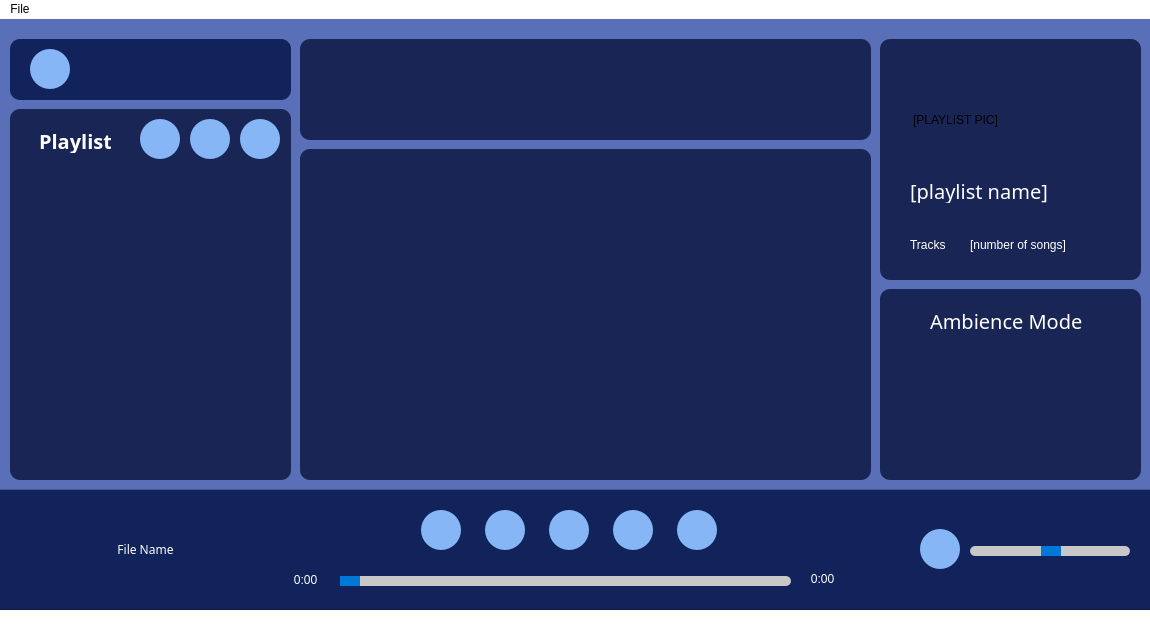
<?xml version="1.0" encoding="UTF-8"?>
<ui version="4.0">
 <class>MainWindow</class>
 <widget class="QMainWindow" name="MainWindow">
  <property name="geometry">
   <rect>
    <x>0</x>
    <y>0</y>
    <width>1150</width>
    <height>638</height>
   </rect>
  </property>
  <property name="windowTitle">
   <string>MainWindow</string>
  </property>
  <property name="styleSheet">
   <string notr="true">background-color: white;</string>
  </property>
  <widget class="QWidget" name="centralwidget">
   <widget class="QFrame" name="frame_AudioControl">
    <property name="geometry">
     <rect>
      <x>-10</x>
      <y>470</y>
      <width>1171</width>
      <height>121</height>
     </rect>
    </property>
    <property name="styleSheet">
     <string notr="true">background-color: #11235A;
</string>
    </property>
    <property name="frameShape">
     <enum>QFrame::StyledPanel</enum>
    </property>
    <property name="frameShadow">
     <enum>QFrame::Raised</enum>
    </property>
    <widget class="QPushButton" name="toggleButton_PlayPause">
     <property name="geometry">
      <rect>
       <x>559</x>
       <y>21</y>
       <width>40</width>
       <height>40</height>
      </rect>
     </property>
     <property name="maximumSize">
      <size>
       <width>40</width>
       <height>40</height>
      </size>
     </property>
     <property name="styleSheet">
      <string notr="true">QPushButton {
    border: none;
    border-radius: 20px; 
    background-color: #86B6F6;
    color: rgb(52, 51, 64);
    min-width: 40px; 
    max-width: 40px;
    min-height: 40px;
    max-height: 40px;
    padding: 0px;
}
</string>
     </property>
     <property name="text">
      <string/>
     </property>
    </widget>
    <widget class="QPushButton" name="pushButton_Back">
     <property name="geometry">
      <rect>
       <x>495</x>
       <y>21</y>
       <width>40</width>
       <height>40</height>
      </rect>
     </property>
     <property name="maximumSize">
      <size>
       <width>40</width>
       <height>40</height>
      </size>
     </property>
     <property name="styleSheet">
      <string notr="true">QPushButton {
    border: none;
    border-radius: 20px; /* Adjust the border-radius for a smaller circle */
    background-color: #86B6F6;
    color: rgb(52, 51, 64);
    min-width: 40px;    /* Adjust the size of the button */
    max-width: 40px;
    min-height: 40px;
    max-height: 40px;
    padding: 0px;
}
</string>
     </property>
     <property name="text">
      <string/>
     </property>
    </widget>
    <widget class="QPushButton" name="pushButton_Skip">
     <property name="geometry">
      <rect>
       <x>623</x>
       <y>21</y>
       <width>40</width>
       <height>40</height>
      </rect>
     </property>
     <property name="maximumSize">
      <size>
       <width>40</width>
       <height>40</height>
      </size>
     </property>
     <property name="styleSheet">
      <string notr="true">QPushButton {
    border: none;
    border-radius: 20px; /* Adjust the border-radius for a smaller circle */
    background-color: #86B6F6;
    color: rgb(52, 51, 64);
    min-width: 40px;    /* Adjust the size of the button */
    max-width: 40px;
    min-height: 40px;
    max-height: 40px;
    padding: 0px;
}
</string>
     </property>
     <property name="text">
      <string/>
     </property>
    </widget>
    <widget class="QPushButton" name="pushButton_Loop">
     <property name="geometry">
      <rect>
       <x>687</x>
       <y>21</y>
       <width>40</width>
       <height>40</height>
      </rect>
     </property>
     <property name="maximumSize">
      <size>
       <width>40</width>
       <height>40</height>
      </size>
     </property>
     <property name="styleSheet">
      <string notr="true">QPushButton {
    border: none;
    border-radius: 20px; /* Adjust the border-radius for a smaller circle */
    background-color: #86B6F6;
    color: rgb(52, 51, 64);
    min-width: 40px;    /* Adjust the size of the button */
    max-width: 40px;
    min-height: 40px;
    max-height: 40px;
    padding: 0px;
}
</string>
     </property>
     <property name="text">
      <string/>
     </property>
    </widget>
    <widget class="QPushButton" name="pushButton_Shuffle">
     <property name="geometry">
      <rect>
       <x>431</x>
       <y>21</y>
       <width>40</width>
       <height>40</height>
      </rect>
     </property>
     <property name="maximumSize">
      <size>
       <width>40</width>
       <height>40</height>
      </size>
     </property>
     <property name="styleSheet">
      <string notr="true">QPushButton {
    border: none;
    border-radius: 20px; /* Adjust the border-radius for a smaller circle */
    background-color: #86B6F6;
    color: rgb(52, 51, 64);
    min-width: 40px;    /* Adjust the size of the button */
    max-width: 40px;
    min-height: 40px;
    max-height: 40px;
    padding: 0px;
}
</string>
     </property>
     <property name="text">
      <string/>
     </property>
    </widget>
    <widget class="QPushButton" name="toggleButton_Mute">
     <property name="geometry">
      <rect>
       <x>930</x>
       <y>40</y>
       <width>40</width>
       <height>40</height>
      </rect>
     </property>
     <property name="maximumSize">
      <size>
       <width>40</width>
       <height>40</height>
      </size>
     </property>
     <property name="styleSheet">
      <string notr="true">QPushButton {
    border: none;
    border-radius: 20px; /* Adjust the border-radius for a smaller circle */
    background-color: #86B6F6;
    color: rgb(52, 51, 64);
    min-width: 40px;    /* Adjust the size of the button */
    max-width: 40px;
    min-height: 40px;
    max-height: 40px;
    padding: 0px;
}
</string>
     </property>
     <property name="text">
      <string/>
     </property>
    </widget>
    <widget class="QSlider" name="slider_SongVolume">
     <property name="geometry">
      <rect>
       <x>980</x>
       <y>50</y>
       <width>160</width>
       <height>25</height>
      </rect>
     </property>
     <property name="styleSheet">
      <string notr="true">QSlider::groove:horizontal {
                border: none;
                background-color: rgb(200, 200, 200);
                height: 10px;
                border-radius: 5px;
   }
QSlider::handle:horizontal {
                background-color: rgb(0, 120, 215);
                width: 20px;
                border-radius: 10px;
  }</string>
     </property>
     <property name="value">
      <number>50</number>
     </property>
     <property name="orientation">
      <enum>Qt::Horizontal</enum>
     </property>
    </widget>
    <widget class="QSlider" name="slider_SongProgress">
     <property name="geometry">
      <rect>
       <x>350</x>
       <y>80</y>
       <width>451</width>
       <height>25</height>
      </rect>
     </property>
     <property name="styleSheet">
      <string notr="true">QSlider::groove:horizontal {
                border: none;
                background-color: rgb(200, 200, 200);
                height: 10px;
                border-radius: 5px;
   }
QSlider::handle:horizontal {
                background-color: rgb(0, 120, 215);
                width: 20px;
                border-radius: 10px;
  }</string>
     </property>
     <property name="orientation">
      <enum>Qt::Horizontal</enum>
     </property>
    </widget>
    <widget class="QLabel" name="label_CurrentSongDuration">
     <property name="geometry">
      <rect>
       <x>290</x>
       <y>80</y>
       <width>51</width>
       <height>21</height>
      </rect>
     </property>
     <property name="styleSheet">
      <string notr="true">color: rgb(255,255,255);</string>
     </property>
     <property name="text">
      <string>0:00</string>
     </property>
     <property name="alignment">
      <set>Qt::AlignCenter</set>
     </property>
    </widget>
    <widget class="QLabel" name="label_TotalSongDuration">
     <property name="geometry">
      <rect>
       <x>807</x>
       <y>80</y>
       <width>51</width>
       <height>20</height>
      </rect>
     </property>
     <property name="styleSheet">
      <string notr="true">color: rgb(255,255,255);</string>
     </property>
     <property name="text">
      <string>0:00</string>
     </property>
     <property name="alignment">
      <set>Qt::AlignCenter</set>
     </property>
    </widget>
    <widget class="QLabel" name="label_fileName">
     <property name="geometry">
      <rect>
       <x>20</x>
       <y>50</y>
       <width>271</width>
       <height>20</height>
      </rect>
     </property>
     <property name="font">
      <font>
       <family>STHeiti</family>
      </font>
     </property>
     <property name="styleSheet">
      <string notr="true">color: rgb(255,255,255);</string>
     </property>
     <property name="text">
      <string>File Name</string>
     </property>
     <property name="alignment">
      <set>Qt::AlignCenter</set>
     </property>
    </widget>
    <zorder>toggleButton_PlayPause</zorder>
    <zorder>pushButton_Back</zorder>
    <zorder>pushButton_Skip</zorder>
    <zorder>pushButton_Loop</zorder>
    <zorder>pushButton_Shuffle</zorder>
    <zorder>toggleButton_Mute</zorder>
    <zorder>slider_SongVolume</zorder>
    <zorder>label_CurrentSongDuration</zorder>
    <zorder>label_TotalSongDuration</zorder>
    <zorder>slider_SongProgress</zorder>
    <zorder>label_fileName</zorder>
   </widget>
   <widget class="QFrame" name="frame_2">
    <property name="geometry">
     <rect>
      <x>-20</x>
      <y>-80</y>
      <width>1181</width>
      <height>551</height>
     </rect>
    </property>
    <property name="styleSheet">
     <string notr="true">background-color: #596FB7</string>
    </property>
    <property name="frameShape">
     <enum>QFrame::StyledPanel</enum>
    </property>
    <property name="frameShadow">
     <enum>QFrame::Raised</enum>
    </property>
    <widget class="QFrame" name="frame_Playlist">
     <property name="geometry">
      <rect>
       <x>30</x>
       <y>170</y>
       <width>281</width>
       <height>371</height>
      </rect>
     </property>
     <property name="styleSheet">
      <string notr="true">background-color: #192655;
border-radius: 10px;</string>
     </property>
     <property name="frameShape">
      <enum>QFrame::StyledPanel</enum>
     </property>
     <property name="frameShadow">
      <enum>QFrame::Raised</enum>
     </property>
     <widget class="QLabel" name="label_Playlist">
      <property name="geometry">
       <rect>
        <x>30</x>
        <y>20</y>
        <width>71</width>
        <height>24</height>
       </rect>
      </property>
      <property name="font">
       <font>
        <family>STHeiti</family>
        <pointsize>-1</pointsize>
        <bold>true</bold>
       </font>
      </property>
      <property name="styleSheet">
       <string notr="true">font-size: 20px;
 color: rgb(255, 255, 255);

</string>
      </property>
      <property name="text">
       <string>Playlist</string>
      </property>
      <property name="alignment">
       <set>Qt::AlignCenter</set>
      </property>
     </widget>
     <widget class="QPushButton" name="pushButton_AddPlaylist">
      <property name="geometry">
       <rect>
        <x>180</x>
        <y>10</y>
        <width>40</width>
        <height>40</height>
       </rect>
      </property>
      <property name="maximumSize">
       <size>
        <width>40</width>
        <height>40</height>
       </size>
      </property>
      <property name="styleSheet">
       <string notr="true">QPushButton {
    border: none;
    border-radius: 20px; /* Adjust the border-radius for a smaller circle */
    background-color: #86B6F6;
    color: rgb(52, 51, 64);
    min-width: 40px;    /* Adjust the size of the button */
    max-width: 40px;
    min-height: 40px;
    max-height: 40px;
    padding: 0px;
}
</string>
      </property>
      <property name="text">
       <string/>
      </property>
     </widget>
     <widget class="QPushButton" name="pushButton_RemovePlaylist">
      <property name="geometry">
       <rect>
        <x>230</x>
        <y>10</y>
        <width>40</width>
        <height>40</height>
       </rect>
      </property>
      <property name="maximumSize">
       <size>
        <width>40</width>
        <height>40</height>
       </size>
      </property>
      <property name="styleSheet">
       <string notr="true">QPushButton {
    border: none;
    border-radius: 20px; /* Adjust the border-radius for a smaller circle */
    background-color: #86B6F6;
    color: rgb(52, 51, 64);
    min-width: 40px;    /* Adjust the size of the button */
    max-width: 40px;
    min-height: 40px;
    max-height: 40px;
    padding: 0px;
}
</string>
      </property>
      <property name="text">
       <string/>
      </property>
     </widget>
     <widget class="QListWidget" name="listWidget_Playlist">
      <property name="geometry">
       <rect>
        <x>20</x>
        <y>70</y>
        <width>241</width>
        <height>271</height>
       </rect>
      </property>
      <property name="font">
       <font>
        <pointsize>15</pointsize>
       </font>
      </property>
      <property name="styleSheet">
       <string notr="true">color: rgb(255, 255, 255);</string>
      </property>
     </widget>
     <widget class="QPushButton" name="pushButton_Songs">
      <property name="geometry">
       <rect>
        <x>130</x>
        <y>10</y>
        <width>40</width>
        <height>40</height>
       </rect>
      </property>
      <property name="maximumSize">
       <size>
        <width>40</width>
        <height>40</height>
       </size>
      </property>
      <property name="styleSheet">
       <string notr="true">QPushButton {
    border: none;
    border-radius: 20px; /* Adjust the border-radius for a smaller circle */
    background-color: #86B6F6;
    color: rgb(52, 51, 64);
    min-width: 40px;    /* Adjust the size of the button */
    max-width: 40px;
    min-height: 40px;
    max-height: 40px;
    padding: 0px;
}
</string>
      </property>
      <property name="text">
       <string/>
      </property>
     </widget>
    </widget>
    <widget class="QFrame" name="frame_4">
     <property name="geometry">
      <rect>
       <x>30</x>
       <y>100</y>
       <width>281</width>
       <height>61</height>
      </rect>
     </property>
     <property name="styleSheet">
      <string notr="true">background-color: #11235A;
border-radius: 10px;</string>
     </property>
     <property name="frameShape">
      <enum>QFrame::StyledPanel</enum>
     </property>
     <property name="frameShadow">
      <enum>QFrame::Raised</enum>
     </property>
     <widget class="QPushButton" name="pushButton_Search">
      <property name="geometry">
       <rect>
        <x>20</x>
        <y>10</y>
        <width>40</width>
        <height>40</height>
       </rect>
      </property>
      <property name="maximumSize">
       <size>
        <width>40</width>
        <height>40</height>
       </size>
      </property>
      <property name="styleSheet">
       <string notr="true">QPushButton {
    border: none;
    border-radius: 20px; /* Adjust the border-radius for a smaller circle */
    background-color: #86B6F6;
    color: rgb(52, 51, 64);
    min-width: 40px;    /* Adjust the size of the button */
    max-width: 40px;
    min-height: 40px;
    max-height: 40px;
    padding: 0px;
}
</string>
      </property>
      <property name="text">
       <string/>
      </property>
     </widget>
    </widget>
    <widget class="QFrame" name="frame_SongList">
     <property name="geometry">
      <rect>
       <x>320</x>
       <y>210</y>
       <width>571</width>
       <height>331</height>
      </rect>
     </property>
     <property name="styleSheet">
      <string notr="true">background-color: #192655;
border-radius: 10px;</string>
     </property>
     <property name="frameShape">
      <enum>QFrame::StyledPanel</enum>
     </property>
     <property name="frameShadow">
      <enum>QFrame::Raised</enum>
     </property>
     <widget class="QListWidget" name="listWidget_Songs_in_Playlist">
      <property name="geometry">
       <rect>
        <x>20</x>
        <y>30</y>
        <width>531</width>
        <height>281</height>
       </rect>
      </property>
      <property name="styleSheet">
       <string notr="true">color: rgb(255, 255, 255);
font-size: 15px;</string>
      </property>
     </widget>
    </widget>
    <widget class="QFrame" name="frame_6">
     <property name="geometry">
      <rect>
       <x>320</x>
       <y>100</y>
       <width>571</width>
       <height>101</height>
      </rect>
     </property>
     <property name="styleSheet">
      <string notr="true">background-color: #192655;
border-radius: 10px;</string>
     </property>
     <property name="frameShape">
      <enum>QFrame::StyledPanel</enum>
     </property>
     <property name="frameShadow">
      <enum>QFrame::Raised</enum>
     </property>
    </widget>
    <widget class="QFrame" name="frame_InfoAndStats">
     <property name="geometry">
      <rect>
       <x>900</x>
       <y>100</y>
       <width>261</width>
       <height>241</height>
      </rect>
     </property>
     <property name="styleSheet">
      <string notr="true">background-color: #192655;
border-radius: 10px;</string>
     </property>
     <property name="frameShape">
      <enum>QFrame::StyledPanel</enum>
     </property>
     <property name="frameShadow">
      <enum>QFrame::Raised</enum>
     </property>
     <widget class="QLabel" name="label_PlaylistName">
      <property name="geometry">
       <rect>
        <x>30</x>
        <y>140</y>
        <width>141</width>
        <height>24</height>
       </rect>
      </property>
      <property name="font">
       <font>
        <family>STHeiti</family>
        <pointsize>-1</pointsize>
       </font>
      </property>
      <property name="styleSheet">
       <string notr="true">font-size: 20px;
color: rgb(255,255,255);</string>
      </property>
      <property name="text">
       <string>[playlist name]</string>
      </property>
     </widget>
     <widget class="QLabel" name="label_PlaylistImage">
      <property name="geometry">
       <rect>
        <x>20</x>
        <y>30</y>
        <width>111</width>
        <height>101</height>
       </rect>
      </property>
      <property name="text">
       <string>[PLAYLIST PIC]</string>
      </property>
      <property name="alignment">
       <set>Qt::AlignCenter</set>
      </property>
     </widget>
     <widget class="QLabel" name="label_TrackQuantity">
      <property name="geometry">
       <rect>
        <x>90</x>
        <y>190</y>
        <width>121</width>
        <height>31</height>
       </rect>
      </property>
      <property name="styleSheet">
       <string notr="true"> color: rgb(255, 255, 255);
</string>
      </property>
      <property name="text">
       <string>[number of songs]</string>
      </property>
     </widget>
     <widget class="QLabel" name="label_Tracks">
      <property name="geometry">
       <rect>
        <x>30</x>
        <y>196</y>
        <width>49</width>
        <height>20</height>
       </rect>
      </property>
      <property name="styleSheet">
       <string notr="true"> color: rgb(255, 255, 255);
</string>
      </property>
      <property name="text">
       <string>Tracks</string>
      </property>
     </widget>
    </widget>
    <widget class="QFrame" name="frame_Ambience">
     <property name="geometry">
      <rect>
       <x>900</x>
       <y>350</y>
       <width>261</width>
       <height>191</height>
      </rect>
     </property>
     <property name="styleSheet">
      <string notr="true">background-color: #192655;
border-radius: 10px;</string>
     </property>
     <property name="frameShape">
      <enum>QFrame::StyledPanel</enum>
     </property>
     <property name="frameShadow">
      <enum>QFrame::Raised</enum>
     </property>
     <widget class="QLabel" name="label_Ambience">
      <property name="geometry">
       <rect>
        <x>50</x>
        <y>20</y>
        <width>171</width>
        <height>24</height>
       </rect>
      </property>
      <property name="font">
       <font>
        <family>STHeiti</family>
        <pointsize>-1</pointsize>
       </font>
      </property>
      <property name="styleSheet">
       <string notr="true">font-size: 20px;
color: rgb(255,255,255);</string>
      </property>
      <property name="text">
       <string>Ambience Mode</string>
      </property>
     </widget>
    </widget>
   </widget>
  </widget>
  <widget class="QMenuBar" name="menubar">
   <property name="geometry">
    <rect>
     <x>0</x>
     <y>0</y>
     <width>1150</width>
     <height>38</height>
    </rect>
   </property>
   <widget class="QMenu" name="menuFile">
    <property name="title">
     <string>File</string>
    </property>
    <addaction name="actionAdd_File"/>
   </widget>
   <addaction name="menuFile"/>
  </widget>
  <widget class="QStatusBar" name="statusbar"/>
  <action name="actionAdd_File">
   <property name="text">
    <string>Open Audio File</string>
   </property>
  </action>
 </widget>
 <resources/>
 <connections/>
</ui>
